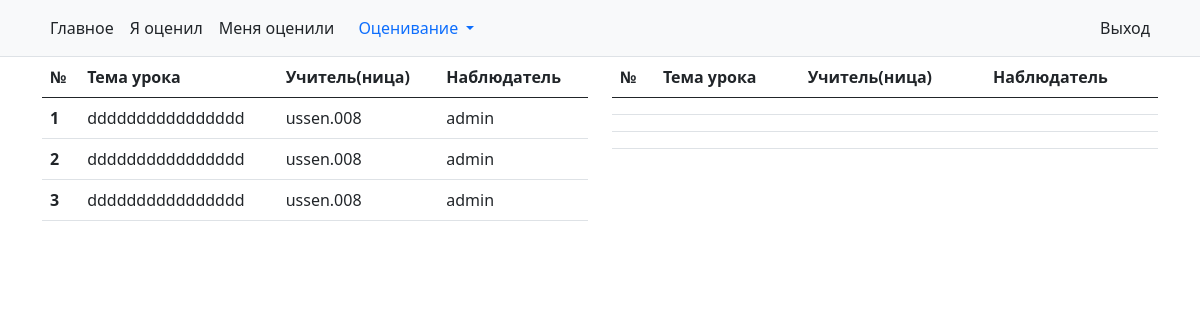
The app's page /assessmenttome/ (signed in) with its own data.
### main/models.py (models this page shows)
class ComprehensiveControl(models.Model):
	TYPE_ASSESSMENT = [
		('Комплексное наблюдение урока', 'Комплексное наблюдение урока'),
		('Планирование урока', 'Планирование урока'),
		('Преподавание', 'Преподавание'),
		('Оценивание учебных достижений учащихся', 'Оценивание учебных достижений учащихся')
	]
	TYPE_PLAN = [
		('самостоятельно разработанного урока', 'самостоятельно разработанного урока'),
		('совместно разработанного с коллегами урока в рамках исследования урока', 'совместно разработанного с коллегами урока в рамках исследования урока'),
		('урока в рамках исследования практики', 'урока в рамках исследования практики'),
		('урока по авторской программе', 'урока по авторской программе'),
		('урока по авторской методике', 'урока по авторской методике' )
	]
	BOOL_CHOICES = [(True, 'Да'), (False, 'Нет')]
	assessment_type = models.CharField(verbose_name="Тип оценивание", choices=TYPE_ASSESSMENT, max_length=255, default="Комлексное наблюдение урока")
	lesson_title  = models.CharField(max_length=255, verbose_name='Тема урока')
	lesson = models.ForeignKey(Lesson, on_delete=models.CASCADE, verbose_name='Предмет')
	categoryclass = models.ForeignKey(CategoryClass, on_delete=models.CASCADE, verbose_name='Класс')
	date_of_observ = models.DateTimeField(verbose_name='Дата наблюдения урока', auto_now_add=True)
	teacher = models.ForeignKey(CustomUser, on_delete=models.CASCADE, verbose_name='Выберите учителя')
	goal_prof_develop = models.CharField(max_length=255, verbose_name='Цель профессионального развития на учебный год')
	observer = models.ForeignKey(CustomUser, on_delete=models.CASCADE,  verbose_name='Наблюдатель', related_name='+')
	plan = models.CharField(max_length=255, verbose_name='Предаставлен план', choices=TYPE_PLAN, default='самостоятельно разработанного урока')
	lern_obj = models.BooleanField(choices=BOOL_CHOICES, verbose_name='Цели обучения соответствуют месту и роли урока в структуре раздела, темы')
	teacher_discus = models.BooleanField(choices=BOOL_CHOICES, verbose_name='Учитель обсуждает с учащимися цели обучения и ожидаемые результаты урока')
	teacher_follows = models.BooleanField(choices=BOOL_CHOICES, verbose_name='Учитель соблюдает структуру урока в соответствии с планом (при необходимости корректирует план урока, не нарушая логической последовательности этапов урока)')
	organizestudy = models.ManyToManyField(OrganizeStudy, verbose_name='При организации изучения учебного материала учитель обеспечивает* и реализует')
	teaching_techniques = models.BooleanField(choices=BOOL_CHOICES, verbose_name='Учитель использует приемы обучения, способствующие достижению целей обучения')
	resources = models.ManyToManyField(Resources, verbose_name='Учитель использует ресурсы, направленные на:')
	teacher_monitors = models.BooleanField(choices=BOOL_CHOICES, verbose_name='Учитель отслеживает вовлеченность каждого учащегося')
	teacher_offers = models.BooleanField(choices=BOOL_CHOICES, verbose_name='Учитель предлагает учащимся критерии и дескрипторы оценивания в соответствии с целями обучения')
	teacher_support = models.BooleanField(choices=BOOL_CHOICES, verbose_name='Учитель поддерживает обучение учащихся соответствующими приемами формативного оценивания')
	teacher_provide = models.BooleanField(choices=BOOL_CHOICES, verbose_name='Учитель предоставляет конструктивную обратную связь учащимся')
	teacher_uses = models.BooleanField(choices=BOOL_CHOICES, verbose_name='Учитель использует результаты формативного оценивания для планирования уроков')
	brief_feedback_observe = models.TextField(verbose_name = 'Краткий отзыв о наблюдении урока')
	brief_feedback = models.TextField(verbose_name = 'Краткий отзыв о продвижении учителя к достижению цели профессионального развития на учебный год')

class CustomUser(AbstractUser):
    lesson = models.ForeignKey(Lesson, on_delete = models.CASCADE, verbose_name='Выберите предмет', blank=True, null=True)

### main/views.py (the view)
# urls.py: path('assessmenttome/', AssessmentToMe.as_view(), name='assessmenttome'),
class AssessmentToMe(ListView):
    context_object_name = "data_for_me"
    template_name = "my_template.html"
    def get_queryset(self):
        myset = {
            "first": ComprehensiveControl.objects.filter(teacher=self.request.user),
            "second": Teaching.objects.filter(teacher=self.request.user),
            "third": PlanningLesson.objects.filter(teacher=self.request.user),
            "forth": AssessmentStudentLearning.objects.filter(teacher=self.request.user),
        }
        return myset

### templates/my_template.html (shortened to what this page needs)
{% extends 'base.html' %}
{% block content %}
	<div class="container">
		<div class="row">
			{% if data_for_me.first and data_for_me.second %}
			<div class="col-md-6">
				<table class="table">
					<thead>
					  <tr>
						<th scope="col">№</th>
						<th scope="col">Тема урока</th>
						<th scope="col">Учитель(ница)</th>
						<th scope="col">Наблюдатель</th>
					  </tr>
					</thead>
					<tbody>
							{% for first in data_for_me.first %}
					  <tr>
						<th scope="row">{{first.id}}</th>
						<td>{{first.lesson_title}}</td>
						<td>{{first.teacher}}</td>
						<td>{{first.observer}}</td>
					  </tr>
					  		{% endfor %}
					  </tbody>
				  </table>
			</div>
			<div class="col-md-6">
				<table class="table">
					<thead>
					  <tr>
						<th scope="col">№</th>
						<th scope="col">Тема урока</th>
						<th scope="col">Учитель(ница)</th>
						<th scope="col">Наблюдатель</th>
					  </tr>
					</thead>
					<tbody>
							{% for first in data_for_me.first %}
					  <tr>
						<th scope="row">{{second.id}}</th>
						<td>{{second.lesson_title}}</td>
						<td>{{second.teacher}}</td>
						<td>{{second.observer}}</td>
					  </tr>
					  		{% endfor %}
					  </tbody>
				  </table>
			</div>
			{% else %}
				div
			{% endif %}
		</div>
	</div>
{% endblock %}

### records on screen
ComprehensiveControl: id "1", lesson_title "dddddddddddddddd", teacher "ussen.008", observer "admin"
ComprehensiveControl: id "2", lesson_title "dddddddddddddddd", teacher "ussen.008", observer "admin"
ComprehensiveControl: id "3", lesson_title "dddddddddddddddd", teacher "ussen.008", observer "admin"
